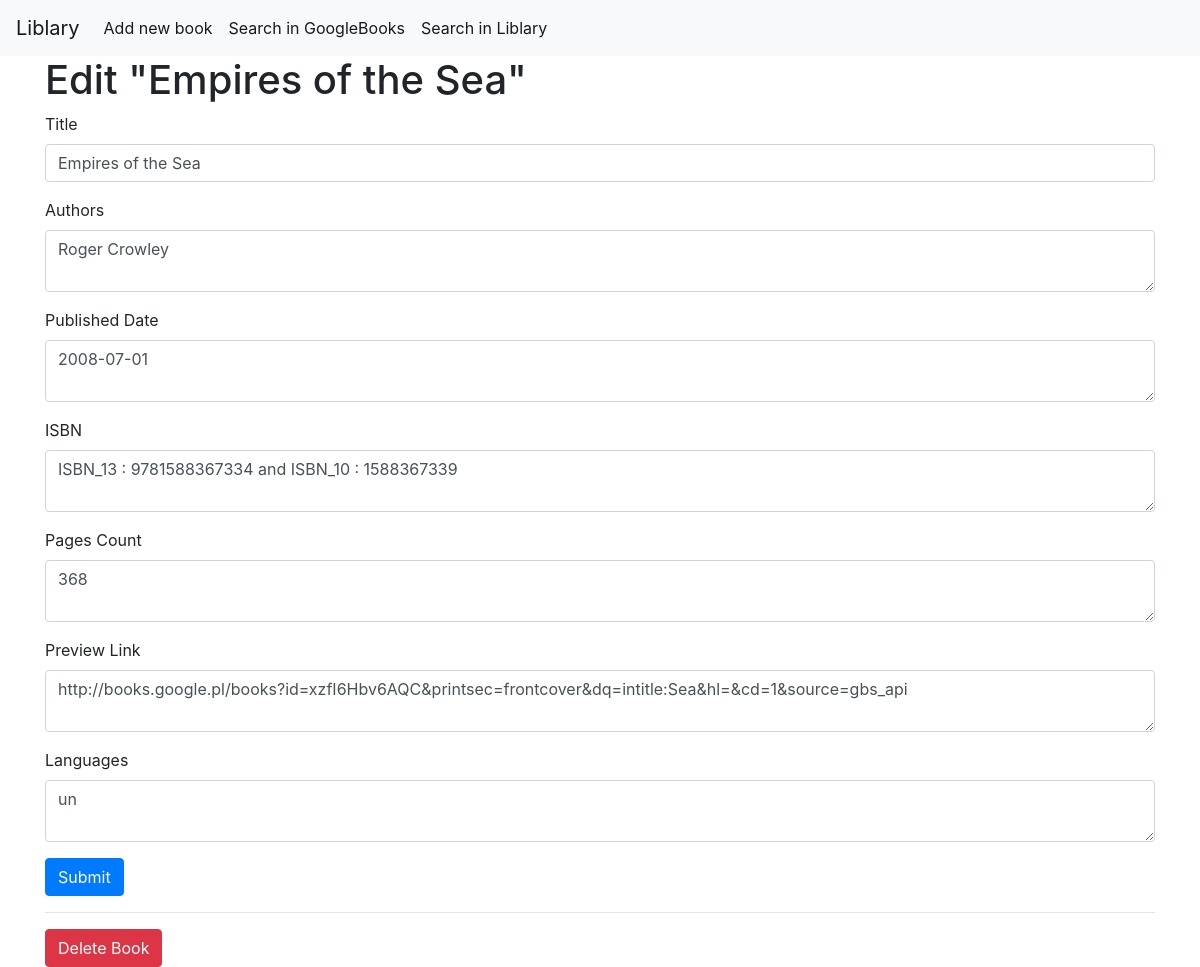
The app's page /1/edit with its own data.
### tables this page shows
CREATE TABLE Libraries (
    id INTEGER PRIMARY KEY,
    title TEXT NOT NULL,
    authors TEXT NOT NULL,
    publishedDate TEXT NOT NULL,
    ISBN TEXT NOT NULL,
    pagesCount TEXT NOT NULL,
    previewLink TEXT NOT NULL,
    languages TEXT NOT NULL
);

### app.py (the view, shortened to what this page needs)
@app.route('/<int:id>/edit', methods=('GET', 'POST'))
def edit(id):
    book = get_book(id)
    return render_template('edit.html', book=book)

### db/db_commands.py (called while the page is built)
def get_db_connection():
    conn = sqlite3.connect('db/database.db')
    conn.row_factory = sqlite3.Row
    return conn

def get_book(book_id):
    conn = get_db_connection()
    book = conn.execute('SELECT * FROM Libraries WHERE id = ?',
                        (book_id,)).fetchone()
    conn.close()
    if book is None:
        abort(404)
    return book

### templates/edit.html (shortened to what this page needs)
{% extends 'base.html' %}
{% block content %}
<h1>{% block title %} Edit "{{ book['title'] }}" {% endblock %}</h1>
<form method="post">
    <div class="form-group">
        <label for="title">Title</label>
        <input type="text" name="title"
               placeholder="Book Title"
               class="form-control"
               value="{{ request.form['title'] or book['title'] }}">
    </div>
    <div class="form-group">
        <label for="authors">Authors</label>
        <textarea name="authors" placeholder="Book Authors"
                  class="form-control">{{ request.form['authors'] or book['authors'] }}</textarea>
    </div>
    <div class="form-group">
        <label for="publishedDate">Published Date</label>
        <textarea name="publishedDate" placeholder="Book Published Date"
                  class="form-control">{{ request.form['publishedDate'] or book['publishedDate'] }}</textarea>
    </div>
    <div class="form-group">
        <label for="ISBN">ISBN</label>
        <textarea name="ISBN" placeholder="Book ISBN"
                  class="form-control">{{ request.form['ISBN'] or book['ISBN'] }}</textarea>
    </div>
    <div class="form-group">
        <label for="pagesCount">Pages Count</label>
        <textarea name="pagesCount" placeholder="Book Pages Count"
                  class="form-control">{{ request.form['pagesCount'] or book['pagesCount'] }}</textarea>
    </div>
    <div class="form-group">
        <label for="previewLink">Preview Link</label>
        <textarea name="previewLink" placeholder="Book Preview Link"
                  class="form-control">{{ request.form['previewLink'] or book['previewLink'] }}</textarea>
    </div>
    <div class="form-group">
        <label for="languages">Languages</label>
        <textarea name="languages" placeholder="Book languages"
                  class="form-control">{{ request.form['languages'] or book['languages'] }}</textarea>
    </div>
    <div class="form-group">
        <button type="submit" class="btn btn-primary">Submit</button>
    </div>
</form>
<hr>
<form action="{{ url_for('delete', id=book['id']) }}" method="POST">
    <input type="submit" value="Delete Book"
            class="btn btn-danger"
            onclick="return confirm('Are you sure you want to delete this post?')">
</form>
{% endblock %}

### records on screen
Libraries: title "Empires of the Sea", authors "Roger Crowley", publishedDate "2008-07-01", ISBN "ISBN_13 : 9781588367334 and ISBN_10 : 1588367339", pagesCount "368", previewLink "http://books.google.pl/books?id=xzfI6Hbv6AQC&printsec=frontcover&dq=intitle:Sea&hl=&cd=1&source=gbs_api", languages "un"
